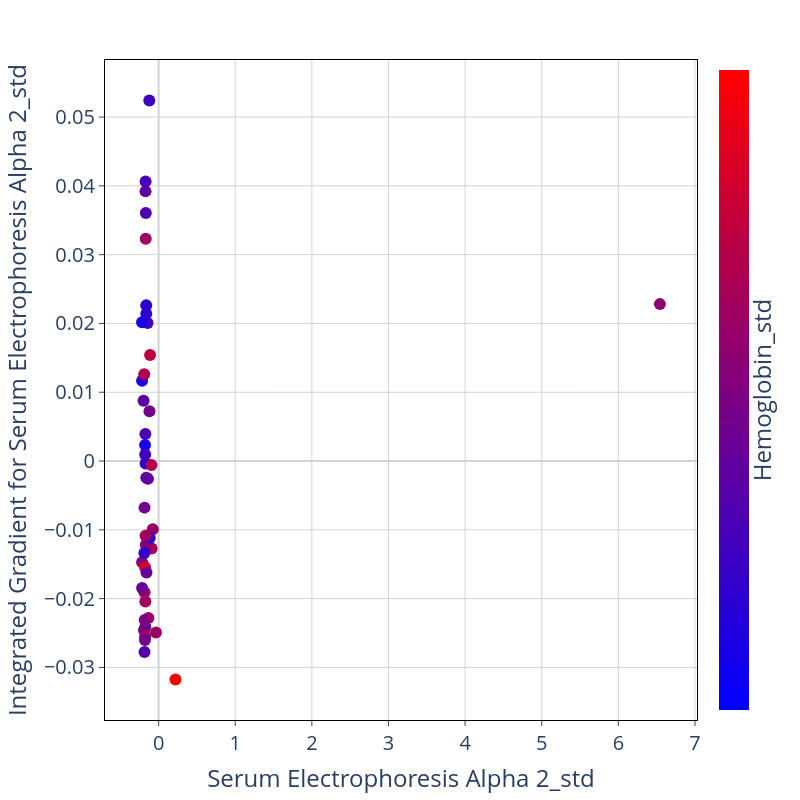

Notebook cell for this chart:
### Code cell
feat_1 = IGtable.columns[feature_order[1]]
feat_2 = IGtable.columns[feature_order[2]]

fig = px.scatter(x = IG_X[feat_1], y = IGtable[feat_1], color = IG_X[feat_2])
fig.update_traces(marker=dict(size=12))

fig.update_layout(
    plot_bgcolor='white',
    autosize=False,
    width=800,
    height=800,
    coloraxis = {'colorscale':'Bluered'},
    xaxis_title = feat_1,
    yaxis_title = "Integrated Gradient for " + feat_1,
    font=dict(size=20)
)

fig.update_xaxes(
    zeroline=True,
    zerolinecolor='lightgrey',
    mirror=True,
    ticks='outside',
    showline=True,
    linecolor='black',
    gridcolor='lightgrey'
    )
    
fig.update_yaxes(
    zeroline=True,
    zerolinecolor='lightgrey',
    mirror=True,
    ticks='outside',
    showline=True,
    linecolor='black',
    gridcolor='lightgrey'
)

fig.update_coloraxes(colorbar_showticklabels=False,
                    colorbar_title=dict(text=feat_2,side = "right"),
                    cmin = -1, cmax = 1)

fig.show()

### Figure 1 — Plotly figure (JSON) as saved in the notebook; plotly's stock layout.template omitted (floating-point values rounded to 4 significant figures)
{"data": [{"hovertemplate": "x=%{x}<br>y=%{y}<br>color=%{marker.color}<extra></extra>", "legendgroup": "", "marker": {"color": [-0.3938, -0.1146, 0.2313, 0.4865, -0.592, -0.3878, 0.3081, 0.1092, -0.3047, -0.6219, -0.2426, -0.4098, -0.746, -0.4567, -0.8162, -0.8162, -0.6687, -0.2148, -0.5271, -0.4941, 0.3568, 6.073, -0.2485, 0.01622, 0.05559, 0.2112, 0.1769, -0.09507, -0.6168, 0.2315, -0.01595, 0.2267, 0.7272, -0.1702, -0.06145, 0.2767, -0.08951, -0.3293, -0.5803, 0.2482, 0.2709, -0.25, 0.4049, -0.1464], "coloraxis": "coloraxis", "size": 12, "symbol": "circle"}, "mode": "markers", "name": "", "orientation": "v", "showlegend": false, "type": "scatter", "x": [-0.1668, -0.119, -0.1683, -0.1112, -0.1701, -0.1438, -0.09065, 6.542, -0.1962, -0.1616, -0.171, -0.1727, -0.2155, -0.1699, -0.2155, -0.177, -0.1611, -0.1383, -0.1212, -0.175, -0.1883, 0.22, -0.1739, -0.2155, -0.1674, -0.03494, -0.07621, -0.1841, -0.1857, -0.1335, -0.182, -0.1841, -0.177, -0.1583, -0.1903, -0.1765, -0.1779, -0.1841, -0.1157, -0.1701, -0.1729, -0.1611, -0.09257, -0.2155], "xaxis": "x", "y": [0.03607, 0.007221, 0.0323, 0.0154, -0.0003617, 0.02006, -0.01271, 0.02281, 0.008769, 0.02263, 0.0392, 0.003937, 0.01167, 0.04064, 0.02018, 0.002328, 0.0214, -0.002593, 0.05241, 0.0009421, 0.01263, -0.03176, -0.02412, -0.01473, -0.01216, -0.02494, -0.009907, -0.006774, -0.01337, -0.02283, -0.02311, -0.01908, -0.01544, -0.01619, -0.02459, -0.02554, -0.02601, -0.02777, -0.01117, -0.01087, -0.02041, -0.002422, -0.0005943, -0.01845], "yaxis": "y"}], "layout": {"autosize": false, "coloraxis": {"cmax": 1, "cmin": -1, "colorbar": {"showticklabels": false, "title": {"side": "right", "text": "Hemoglobin_std"}}, "colorscale": [[0, "rgb(0,0,255)"], [1, "rgb(255,0,0)"]]}, "font": {"size": 20}, "height": 800, "legend": {"tracegroupgap": 0}, "margin": {"t": 60}, "plot_bgcolor": "white", "width": 800, "xaxis": {"anchor": "y", "autorange": true, "domain": [0, 1], "gridcolor": "lightgrey", "linecolor": "black", "mirror": true, "range": [-0.6993, 7.026], "showline": true, "ticks": "outside", "title": {"text": "Serum Electrophoresis Alpha 2_std"}, "type": "linear", "zeroline": true, "zerolinecolor": "lightgrey"}, "yaxis": {"anchor": "x", "autorange": true, "domain": [0, 1], "gridcolor": "lightgrey", "linecolor": "black", "mirror": true, "range": [-0.03765, 0.0583], "showline": true, "ticks": "outside", "title": {"text": "Integrated Gradient for Serum Electrophoresis Alpha 2_std"}, "type": "linear", "zeroline": true, "zerolinecolor": "lightgrey"}}}
